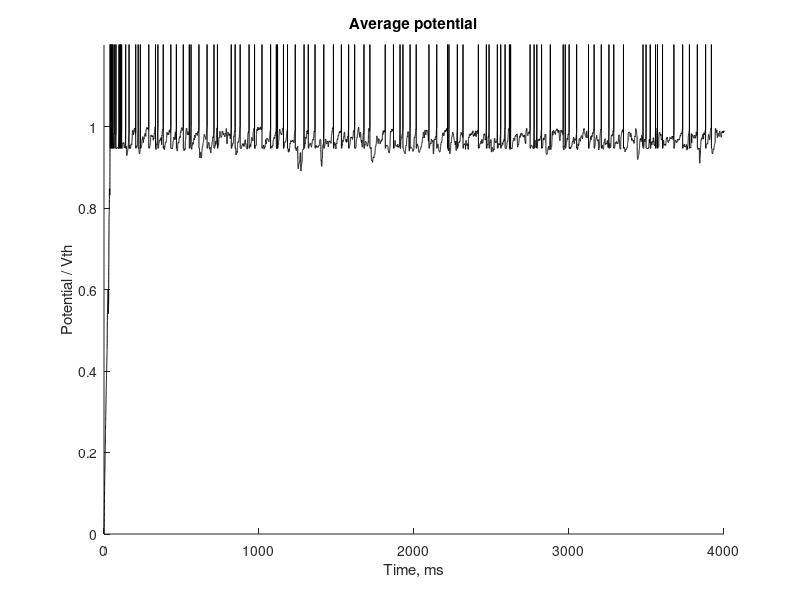
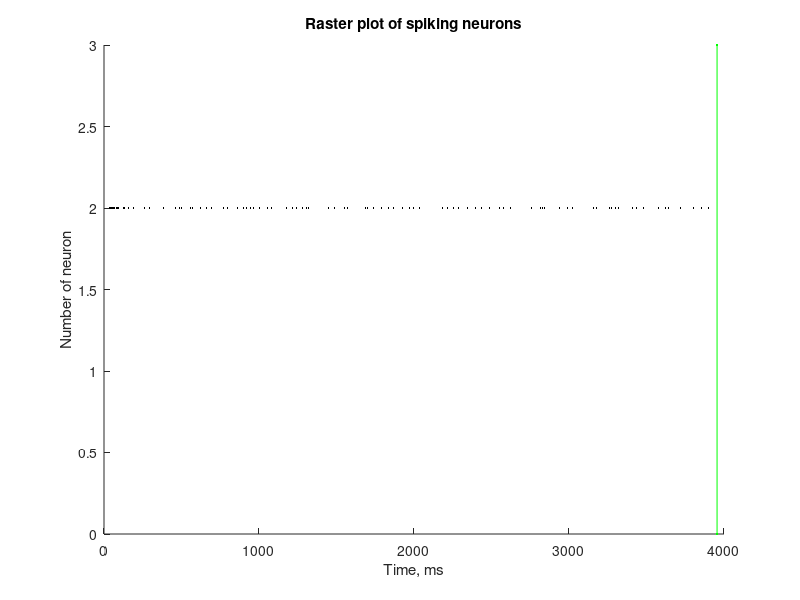

The MATLAB source for these figures, in order:
%% Print Analysed Raw Data
function pard
global pi
pi = 3.14159265359;
    fprintf('\n\t\tNew instance %4.0f\n', random('Uniform', 1, 99999));

    LOAD_NEURON_PARAMETERS = 0;
    LOAD_POTENTIALS = 1;
    LOAD_SYNAPSE_DATA = 0;
    LOAD_SPIKES = 1;
    LOAD_SYNAPSES = 0;
    LOAD_CURRENTS = 0;
    LOAD_STIM_SYNAPSE = 0;
    LOAD_STIM_NEURON = 0;
    
    CALCULATE_AVERAGE_POTENTIAL = LOAD_POTENTIALS * 1;              %Plots an average potential vs time
    CALCULATE_PSD_POTENTIAL = CALCULATE_AVERAGE_POTENTIAL * 0;      %Plots a PSD (power spectral density) based on neuron potentials
    CALCULATE_AVERAGE_CURRENT = LOAD_CURRENTS * 1;                  %Plots average synaptic current (with SD) vs time
    CALCULATE_PSD_CURRENT = CALCULATE_AVERAGE_CURRENT * 1;          %Plots a PSD (power spectral density) based on synaptic currents
    CALCULATE_BG_CURRENT_HISTOGRAM = LOAD_NEURON_PARAMETERS * 1;    %Plots a histogram of background currents of neurons
    CALCULATE_STIM_NEURON_HISTOGRAM = LOAD_STIM_NEURON * 1;         %Plots a histogram of background currents of neurons
    CALCULATE_STIM_SYNAPSE_HISTOGRAM = LOAD_STIM_SYNAPSE * 1;         %Plots a histogram of background currents of neurons
    
    CALCULATE_ACTIVITY_HISTOGRAM = LOAD_SPIKES * 0;                 %Plots an activity histogram (activity of network vs time)
    CALCULATE_AVERAGE_ISI = LOAD_SPIKES * 0;                        %Plots average InterSpike Interval vs time
    CALCULATE_ISI_HISTOGRAM = LOAD_SPIKES * 0;                      %Plots a histogram of ISI
    
    FIND_BURSTS = CALCULATE_ACTIVITY_HISTOGRAM * 0;                 %Finds bursts and marks them on other plots
    BURSTS_STATISTICS = FIND_BURSTS * 1;                            %Calculates and outputs some statistics about bursts, like length, amount os spikes, etc.
    CALCULATE_IBI = FIND_BURSTS * 0;    PLOT_IBI = CALCULATE_IBI * 0;%Calculates (and Plots resp.) time since last burst vs time.
    CALCULATE_IBI_HISTOGRAM = CALCULATE_IBI * 1;                    %Plots InterBurst Interval histogram vs time.
    FULL_BURST_AMPLITUDE = FIND_BURSTS * LOAD_SYNAPSES * 1;         %Calculates amplitude of bursts in terms of active synapses. Very slow.

%%%%%%%%%%%%%%%%%%%%%%%%%%%LOADING FROM FILES%%%%%%%%%%%%%%%%%%%%%%%%%%%%%%
    %% Analyzing parameters.txt
    fid = fopen('data/parameters.txt');
    fscanf(fid,'________Simulation parameters:\n');
    ton = fscanf(fid,'Type of neurons = %s');
    tos = fscanf(fid,'\nType of synapses = %s');
    N = fscanf(fid,'Neurons in simulation = %f;');
    p = fscanf(fid,'\nProbability of connection = %f;');
    time_length = fscanf(fid,'\nLength of simulation (msec) = %f;');
    tbe = fscanf(fid,'\nTime between exports (msec) = %f');
    fscanf(fid,'%s', 1);
    tbvie = fscanf(fid,'\nTime between I/V exports (msec) = %f');
    dt = fscanf(fid,';\nTime-step (msec) = %f;');
    fscanf(fid,'\n');
    tbwe = fscanf(fid,'\nTime between weight exports = %f;');
    aoin = fscanf(fid,'\nAmount of inhibitory neurons = %f;');
    tostim = fscanf(fid,'\nType of stimulation = %f;');
    syn_noise_freq = fscanf(fid,'\nSynaptic noise frequency = %f;');
    tau_stim = fscanf(fid,'\nTau stimulation = %f;');
    min_noise = fscanf(fid,'\nMin noise = %f;');
    max_noise = fscanf(fid,'ax noise = %f;');
    mean_stim = fscanf(fid,'\nMean stimulation = %f;');
    sd_stim = fscanf(fid,'\nSigma stimulation = %f;');
    import_neurons = fscanf(fid,'\nImport neurons = %d;');
    import_synapses = fscanf(fid,'synapses = %d;');
    fclose(fid);

    number_of_exports = floor(time_length / tbvie) + 1;
    fprintf('Parameters loaded.\n');

    %% Analyzing output.txt%%%%%%%%%%%%%%%%%%%%%%%%%%%%%%%%%%%%%%%%%%%%%%%%%%%%%%%%%%%%%%%%%%%%%%%%%%%%%%%%%%%%%%%%%%%%%%%%%%%%%%%%%%%%%%%%%%%%%
    TOGLER = 1;
    if LOAD_POTENTIALS == 1
        if TOGLER == 0
            fid = fopen('data/output.txt');
        else
            fid = fopen('data/output2.txt');
        end
        V = zeros(number_of_exports, N);
        time13 = zeros(1, number_of_exports);
        for i=1 : 1 : number_of_exports
            time13(i) = fscanf(fid, '_________Time = %f');
            fscanf(fid, '\n____Potentials:\n');
            asd = fscanf(fid, '%f ', [1 N]);
            for j=1 : 1 : N
                V(i, j) = asd(j);
            end
            fscanf(fid, '\n');
        end
        fclose(fid);
        fprintf('Output loaded.\n');
    end

    %% Analyzing spikes.txt
    if LOAD_SPIKES == 1
        fid = fopen('data/spikes.txt');
        rastr1 = fscanf(fid, '%f %f', [2 inf]);
        fclose(fid);
        rastr = rastr1(2,:);
        rastr_time = rastr1(1, :);
        rastr = rastr.';
        rastr_time = rastr_time.';
        num = size(rastr, 1);
        max_rastr_time = max(rastr_time);
        fprintf('Spikes loaded.\n');
        disp(size(rastr));
    end

    %% Analysing current.txt
    if LOAD_CURRENTS == 1
        fid = fopen('data/current.txt');
        I = zeros(number_of_exports, N);
        I_time = zeros(1, number_of_exports);
        for i=1 : 1 : number_of_exports
            I_time(i) = fscanf(fid, '_________Time = %f');
            asd = fscanf(fid, '%f ', [1 N]);
            for j=1 : 1 : N
                I(i, j) = asd(j);
            end
            fscanf(fid, '\n');
        end
        fclose(fid);
        fprintf('Currents loaded.\n');
    end
    
    fprintf('\tSimulation loaded.\n\n');
%%%%%%%%%%%%%%%%%%%%%%%%CALCULATING DATA%%%%%%%%%%%%%%%%%%%%%%%%%%%%%%%%%%%
    %% Calculate average potential
    if CALCULATE_AVERAGE_POTENTIAL == 1
        V_average = zeros(1, number_of_exports);
        for i=1 : 1 : number_of_exports
            for j=1 : 1 : N
                V_average(i) =  V(i, j);
            end
            V_average(i) = V_average(i) ;
        end
        fprintf('Average potential calculated.\n');
    end

    %% Activity histogram
    if CALCULATE_ACTIVITY_HISTOGRAM == 1
        time_int_spikes = 1;
        integrated_spikes_amount = floor(time_length / time_int_spikes)+1;
        integrated_spikes = zeros(1, integrated_spikes_amount);
        integrated_spikes_time = zeros(1, integrated_spikes_amount);
        for i=1 : 1 : num
            integrated_spikes(floor(rastr_time(i) / time_int_spikes)+1) = ...
              integrated_spikes(floor(rastr_time(i) / time_int_spikes)+1) + 1;
        end
        integrated_spikes_time = 0 : time_int_spikes : ...
            (integrated_spikes_amount - 1) * time_int_spikes;
        integrated_spikes = integrated_spikes / N;
        fprintf('Activity histogram calculated.\n');
    end

    fprintf('\t\tData analysed.\n');
%%%%%%%%%%%%%%%%%%%%%%%%PLOTTING DATA%%%%%%%%%%%%%%%%%%%%%%%%%%%%%%%%%%%%%%
    plotnum = 1;    %number of the free figure
    %% Average potential%%%%%%%%%%%%%%%%%%%%%%%%%%%%%%%%%%%%%%%%%%%%%%%%%%%%%%%%%%%%%%%%%%%%%%%%%%%%%%%%%%%%%%%%%%%%%%%%%%%%%%%%%%%%%%%%%%%%%%%%%%%%%%%%%%
    if CALCULATE_AVERAGE_POTENTIAL == 1
        figure(plotnum);
        hold on
        if TOGLER == 0
            plot(time13, V_average / 15);
        else
            plot(time13, V_average / 15, 'k');
        end
        axis([0 max(max(time13)) 0 1.2]);
        title('Average potential');
        xlabel('Time, ms');
        ylabel('Potential / Vth');
        plotnum = plotnum + 1;
    end

    %% RASTER
    if LOAD_SPIKES == 1
        figure(plotnum);
        hold on;
        plot(rastr_time, rastr, 'k.','MarkerSize',1);
        if FIND_BURSTS == 1
            for i=1 : 1 : amount_of_bursts
                plot([burst_time(i) burst_time(i)], [0 N], 'r');
            end
        end
        plot([max_rastr_time max_rastr_time], [0 N], 'g.-');
        title('Raster plot of spiking neurons');
        axis([0 time_length 0 N]);
        xlabel('Time, ms');
        ylabel('Number of neuron');
        hold off;
        plotnum = plotnum + 1;
    end

    %% Activity
    if CALCULATE_ACTIVITY_HISTOGRAM == 1
        figure(plotnum);
        hold on;
        plot(integrated_spikes_time, integrated_spikes);
        plot([max_rastr_time max_rastr_time], [0 N], 'g.-');
        if FIND_BURSTS == 1
            for i=1 : 1 : amount_of_bursts
                plot([burst_time(i) burst_time(i)], [0 burst_amps(i)/N], 'r');
            end
        end
        title('Fraction of neurons spiking per time');
        axis([0 time_length 0 1]);
        xlabel('Time, ms');
        ylabel('Fraction of network');
        hold off;
        plotnum = plotnum + 1;
    end
    

    fprintf('\n');
    
end

function answ = normalDistrTheor(average, sd, index)
global pi
    answ = 1 ./ (sqrt(2.*pi).*sd) .* exp(- (index - average).^2 ./ (2 .* sd.^2));
end

function [index answ] = createDefiniteHistogram(data, min, max, step, N)
    if step > 0
        index = min : step : max;
        N = length(index);
    else
        step = (max - min) / (N - 1);
        index = min : step : max;
    end
    answ = zeros(1, N);
    for i=1 : 1 : length(data)
        buf = floor( (data(i) - min) / step) + 1;
        answ(buf) = answ(buf) + 1;
    end
end